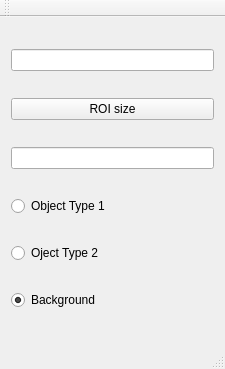
<?xml version="1.0" encoding="UTF-8"?>
<ui version="4.0">
 <class>MainWindow</class>
 <widget class="QMainWindow" name="MainWindow">
  <property name="geometry">
   <rect>
    <x>0</x>
    <y>0</y>
    <width>225</width>
    <height>369</height>
   </rect>
  </property>
  <property name="windowTitle">
   <string>MainWindow</string>
  </property>
  <widget class="QWidget" name="centralWidget">
   <layout class="QVBoxLayout" name="verticalLayout">
    <item>
     <widget class="QLineEdit" name="Replica"/>
    </item>
    <item>
     <widget class="QPushButton" name="ROI">
      <property name="text">
       <string>ROI size</string>
      </property>
     </widget>
    </item>
    <item>
     <widget class="QLineEdit" name="InputROI"/>
    </item>
    <item>
     <widget class="QRadioButton" name="radioButton">
      <property name="text">
       <string>Object Type 1</string>
      </property>
     </widget>
    </item>
    <item>
     <widget class="QRadioButton" name="radioButton_2">
      <property name="text">
       <string>Oject Type 2</string>
      </property>
     </widget>
    </item>
    <item>
     <widget class="QRadioButton" name="radioButton_3">
      <property name="enabled">
       <bool>true</bool>
      </property>
      <property name="text">
       <string>Background</string>
      </property>
      <property name="checked">
       <bool>true</bool>
      </property>
     </widget>
    </item>
   </layout>
  </widget>
  <widget class="QMenuBar" name="menuBar">
   <property name="geometry">
    <rect>
     <x>0</x>
     <y>0</y>
     <width>225</width>
     <height>19</height>
    </rect>
   </property>
  </widget>
  <widget class="QToolBar" name="mainToolBar">
   <attribute name="toolBarArea">
    <enum>TopToolBarArea</enum>
   </attribute>
   <attribute name="toolBarBreak">
    <bool>false</bool>
   </attribute>
  </widget>
  <widget class="QStatusBar" name="statusBar"/>
 </widget>
 <layoutdefault spacing="6" margin="11"/>
 <tabstops>
  <tabstop>Replica</tabstop>
  <tabstop>ROI</tabstop>
  <tabstop>InputROI</tabstop>
  <tabstop>radioButton_2</tabstop>
  <tabstop>radioButton_3</tabstop>
 </tabstops>
 <resources/>
 <connections/>
</ui>
